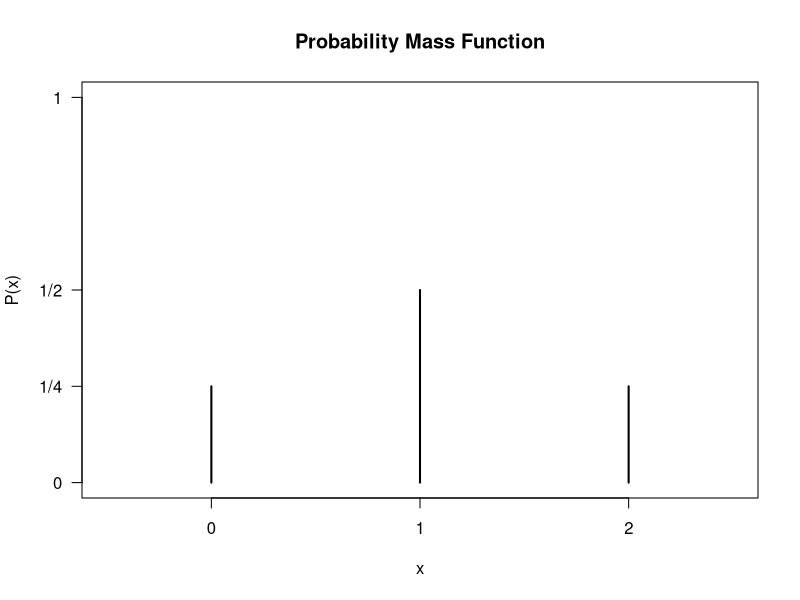
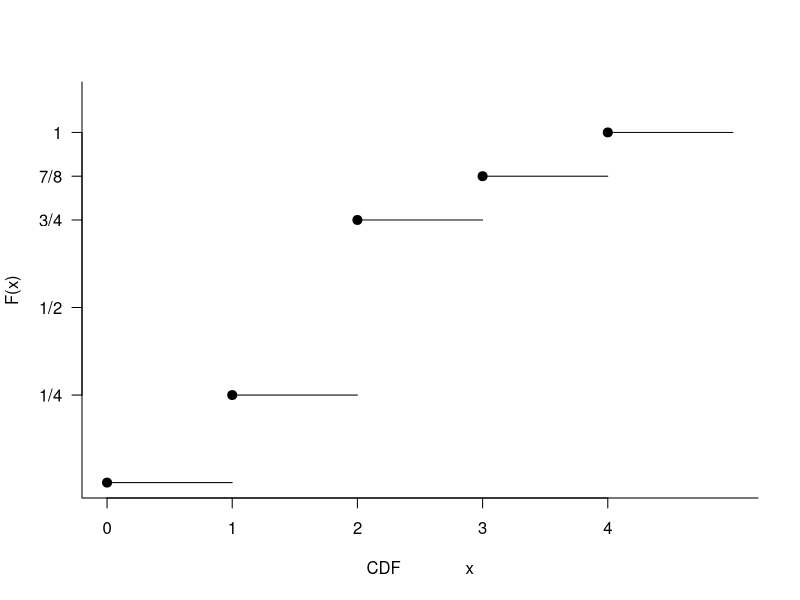
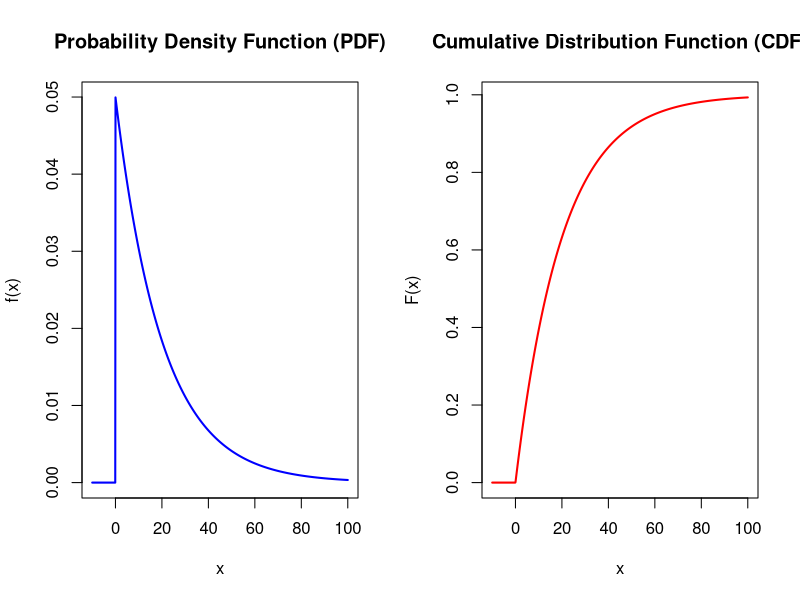

Here is the R script that generated these plots, in order:
## ---- chunk 1
# Define the random variable values (x) and their probabilities (P(x)) based on the image
x <- c(0, 1, 2) #[cite: 2]
px <- c(1/4, 1/2, 1/4) #[cite: 2]

# Plot the graph using type = "h" for vertical lines
plot(x, px, 
     type = "h", 
     lwd = 2, 
     col = "black",
     ylim = c(0, 1), 
     xlim = c(-0.5, 2.5),
     xlab = "x", 
     ylab = "P(x)",
     main = "Probability Mass Function",
     xaxt = "n", # Suppress default x-axis
     yaxt = "n") # Suppress default y-axis

# Add custom axes to match the image exactly
axis(1, at = c(0, 1, 2)) #[cite: 2]
axis(2, at = c(0, 1/4, 1/2, 1), labels = c("0", "1/4", "1/2", "1"), las = 1) 
## ---- chunk 2
# Define the coordinates for the steps based on the image
x_points <- c(0, 1, 2, 3, 4) #[cite: 3]
y_points <- c(0, 1/4, 3/4, 7/8, 1) #[cite: 3]

# Create an empty plot with appropriate limits and suppress default axes
plot(0, 0, type = "n", 
     xlim = c(0, 5), ylim = c(0, 1.1),
     xaxt = "n", yaxt = "n", 
     xlab = "CDF             x", ylab = "F(x)", 
     bty = "l") #[cite: 3]

# Add custom x and y axes
axis(1, at = c(0, 1, 2, 3, 4)) #[cite: 3]
axis(2, at = c(1/4, 1/2, 3/4, 7/8, 1), 
     labels = c("1/4", "1/2", "3/4", "7/8", "1"), las = 1) #[cite: 3]

# Add the horizontal line segments for the step function
segments(x0 = 0, y0 = 0, x1 = 1, y1 = 0) #[cite: 3]
segments(x0 = 1, y0 = 1/4, x1 = 2, y1 = 1/4) #[cite: 3]
segments(x0 = 2, y0 = 3/4, x1 = 3, y1 = 3/4) #[cite: 3]
segments(x0 = 3, y0 = 7/8, x1 = 4, y1 = 7/8) #[cite: 3]
segments(x0 = 4, y0 = 1, x1 = 5, y1 = 1) #[cite: 3]

# Add the solid points indicating right-continuity
points(x_points, y_points, pch = 19, cex = 1.2)
## ---- chunk 3
# Define the sequence of x values (from -10 to 100 to show both conditions)
x <- seq(-10, 100, length.out = 1000)

# Define the PDF based on the piecewise function
pdf_func <- function(x) {
  ifelse(x < 0, 0, (1/20) * exp(-x/20))
}

# Define the corresponding CDF (integral of the PDF)
cdf_func <- function(x) {
  ifelse(x < 0, 0, 1 - exp(-x/20))
}

# Calculate y values
pdf_values <- pdf_func(x)
cdf_values <- cdf_func(x)

# Set up a 1x2 plotting grid
par(mfrow = c(1, 2))

# Plot the PDF
plot(x, pdf_values, type = "l", col = "blue", lwd = 2,
     main = "Probability Density Function (PDF)", 
     ylab = "f(x)", xlab = "x")

# Plot the CDF
plot(x, cdf_values, type = "l", col = "red", lwd = 2,
     main = "Cumulative Distribution Function (CDF)", 
     ylab = "F(x)", xlab = "x")
